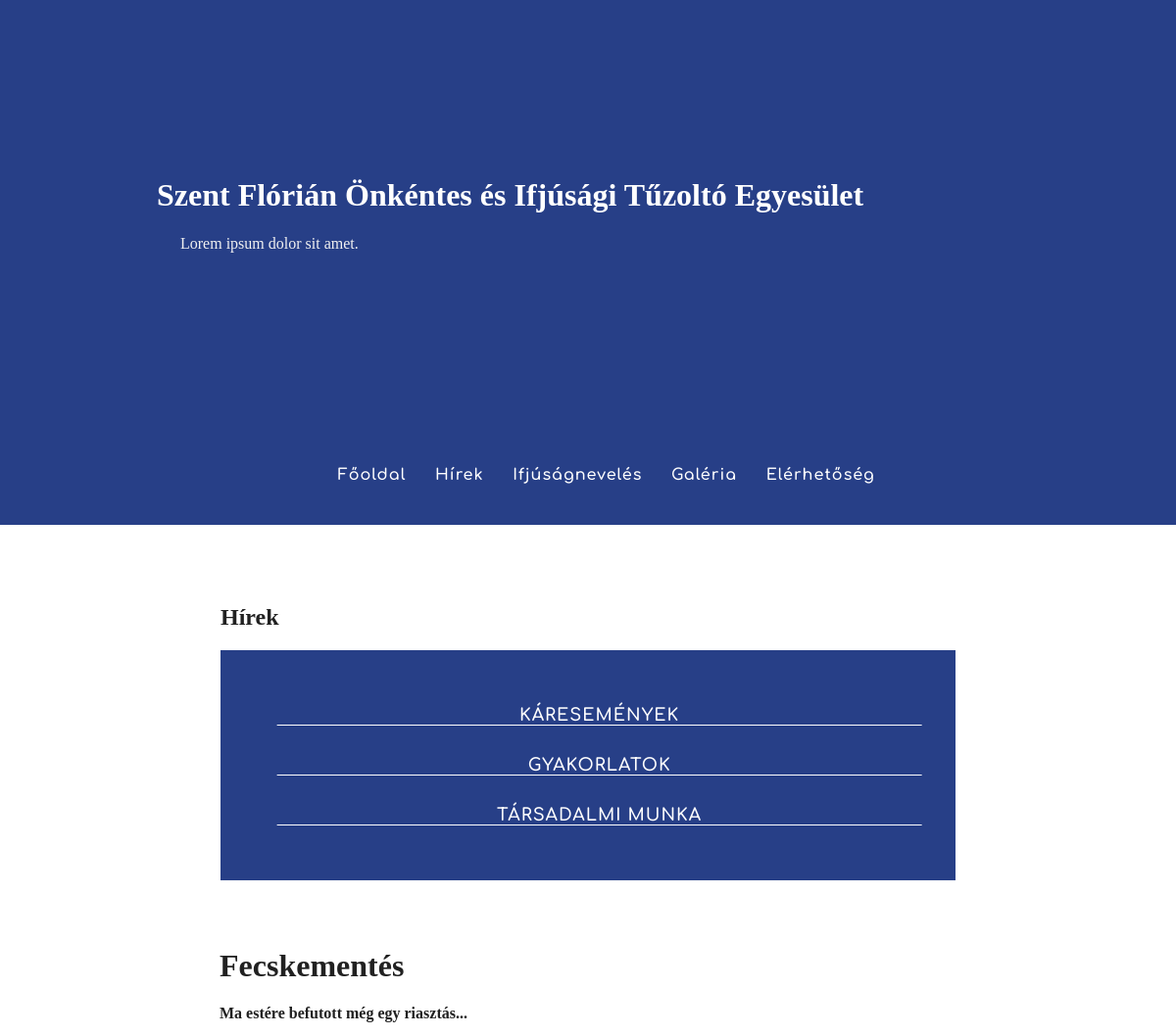
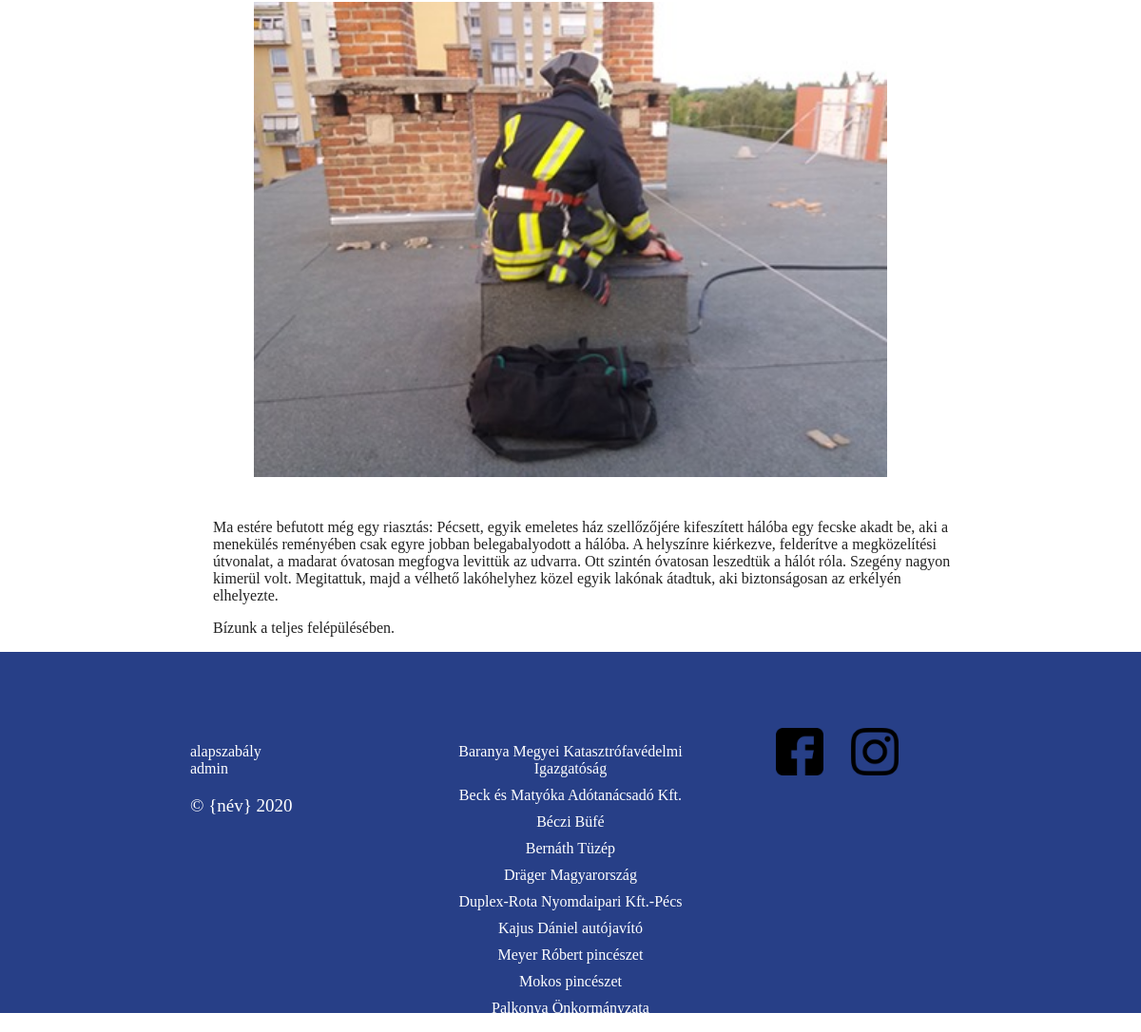
The app's page /?page=news&read=16 with its own data (2 pictures, top to bottom).
### tables this page shows
CREATE TABLE `ote__category` (
  `category_id` int(11) NOT NULL,
  `cname` varchar(50) NOT NULL,
  `status` tinyint(4) NOT NULL
);

CREATE TABLE `ote__news` (
  `news_id` int(11) NOT NULL,
  `category` int(11) NOT NULL,
  `title` varchar(100) NOT NULL,
  `intro` varchar(256) NOT NULL,
  `image` varchar(200) DEFAULT NULL,
  `body` text NOT NULL,
  `created` date NOT NULL,
  `status` tinyint(4) NOT NULL DEFAULT 1
);

### system/database.php (called while the page is built)
<?php
$dbName = "ote";
$dbUser = "root";
$dbPass = "";
$dbPrefix = "ote__";
$dsn = "mysql:host=localhost;dbname=".$dbName.";charset=utf8mb4";
$db = new PDO($dsn, $dbUser, $dbPass);
function DbQuery($sql, $params = null)
{
	global $db;
	$query = $db->prepare($sql);
	$query->execute($params);
	$result = $query->fetchAll(PDO::FETCH_ASSOC);
	return $result;
}

### system/web/request.php (called while the page is built, shortened)
<?php
function GetPost() {
    $article = 0;
    if(isset($_GET['read'])) {
        $article = $_GET['read'];
    }
    return $article;
}

### system/model.php (called while the page is built, shortened)
<?php
function GetArticleById($newsId)
{
	global $dbPrefix;
	$news = DbQuery("SELECT *
			FROM ".$dbPrefix."news
			WHERE news_id=:news AND status=1",
			['news' => $newsId]);
	if($news)
	{
		return $news[0];
	}
	return null;
}

### system/web/web-template/news.php (the view, shortened to what this page needs)
<div id="AlignHeader">
    <h1>Szent Flórián Önkéntes és Ifjúsági Tűzoltó Egyesület</h1>
    <p>Lorem ipsum dolor sit amet.</p>
</div>
    </header>
<nav class="mainNav">
    <ul>
        <li><a href="?page=home" class="navmain-a">Főoldal</a></li>
        <li><a href="?page=news"class="navmain-a">Hírek</a></li>
        <li><a href="?page=ifjnev"class="navmain-a">Ifjúságnevelés</a></li>
        <li><a href="?page=gallery"class="navmain-a">Galéria</a></li>
        <li><a href="?page=contact"class="navmain-a">Elérhetőség</a></li>
    </ul>
</nav>
    <div class="container">
        <section>
            <h1>Hírek</h1>
            <nav class="navcategory"><ul>
                <?php
                $categs = DbQuery("SELECT * FROM ote__category WHERE status = 1");
                foreach($categs as $final):
                ?>
                <li><a href="?page=news&category=<?= $final['category_id'] ?>" class="navcategory-a"><?= $final['cname'] ?></a></li>
                <?php endforeach; ?>
            </ul></nav>
        </section>
        <div id="newspanel">
            <?php
                $post = GetPost();
                if($post){
                    ReadPost($post);
                }
            ?>
        </div>
    </div>
</body>
</html>

### system/web/page.php (shortened to what this page needs)
<?php
function PageBegin(){
    require_once 'system/web/web-template/page-begin.php';
}
function PageEnd(){
    require_once 'system/web/web-template/page-end.php';
}
function ReadPost($newsId) {
    $news = GetArticleById($newsId);
	if($news)
	{
        echo '<div class="post">';
        echo '<h1>'. $news['title'] .'</h1>';
        echo '<p><strong>'. $news['intro'] .'</strong></p>';
        echo '</div>';
        if(!$news['image'] == null){
	    echo '<div class="npic">';
        echo'<center><img src="media/news/'.$news['image'].'"></center>';
        echo'</div>';
        }
        echo '<div class="post">';
        echo '<article id="text">'.$news['body'].'</article>';
        echo '</div>';
	}
	else
	{
		echo '<h1>Cikk nem található</h1>';
		echo '<p>A kért bejegyzés nem található</p>';
	}
}

### src/style.css (style rules this page uses)
body { margin: 0; padding: 0; }
h1 { font-family: Helv; }
#AlignHeader { max-width: 1000px; width: 100%; margin-left: auto; margin-right: auto; }
header h1 { color: white; font-family: Helv; }
header p { color: #f1f1f1; font-family: OSR; }
nav { padding: 26px; background-color: #273F87; text-align: center; margin-bottom: 3%; font-family: CSB; }
nav ul { transform: translateX(-1.2%); }
nav ul li { display: inline-block; margin-left: 25px; }
nav ul li a { color: white; text-decoration: none; transition: 0.3s; letter-spacing: 1px; }
.navcategory li { list-style: none; display: inline-block; margin: 0 50px; }
.navcategory-a { font-size: 110%; font-weight: normal; text-transform: uppercase; color: #ffffff; text-decoration: none; }
nav::after { clear: both; display: block; content: ""; }
.container { max-width: 1200px; width: 80%; float: right; margin-left: auto; margin-right: auto; color: #212121; font-family: OSR; }
.container section { padding: 25px 25px; transition: 0.3s; }
.post h1,p { margin-left: 24px; }
.npic img { height: 500px; margin-bottom: 24px; }

### src/responsive.css (style rules this page uses)
@media only screen and (max-width: 1625px) { .container { float:none; } }
@media only screen and (max-width: 1402px) { .npic center img { max-width: 95% ;max-height:95%; } }
@media only screen and (max-width: 1250px) { .container { max-width: 800px; } }
@media only screen and (max-width: 1250px) { .navcategory li { display: block; margin: 30px 0; border-bottom: solid 1px #FFFFFF } }

### records on screen
ote__category: cname "KÁRESEMÉNYEK"
ote__category: cname "GYAKORLATOK"
ote__category: cname "TÁRSADALMI MUNKA"
ote__news: title "Fecskementés", intro "Ma estére befutott még egy riasztás...", image (picture), body "Ma estére befutott még egy riasztás: Pécsett, egyik emeletes ház szellőzőjére kifeszített hálóba egy fecske akadt be, aki a menekülés reményében csak egyre jobban belegabalyodott a hálóba. A helyszínre kiérkezve, felderítve a megközelítési útvonalat, a madarat óvatosan megfogva levittük az udvarra. Ott szintén óvatosan leszedtük a hálót róla. Szegény nagyon kimerül volt. Megitattuk, majd a vélhető lakóhelyhez közel egyik lakónak átadtuk, aki biztonságosan az erkélyén elhelyezte. Bízunk a teljes felépülésében."
